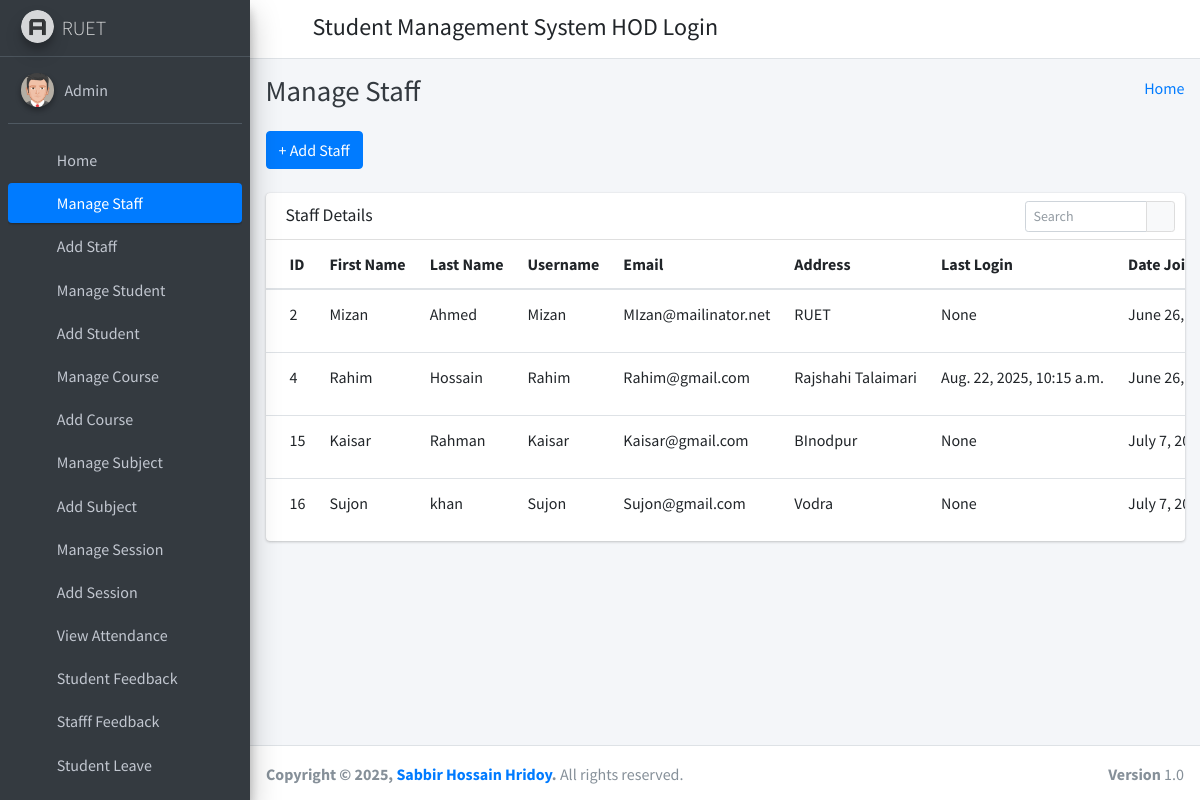
The app's page /manage_staff/ (signed in) with its own data.
### student_management_app/models.py (models this page shows)
class CustomUser(AbstractUser):
    user_type_data = ((1, "HOD"), (2, "Staff"), (3, "Student"))
    user_type = models.CharField(default=1, choices=user_type_data, max_length=10)

class Staffs(models.Model):
    id = models.AutoField(primary_key=True)
    admin = models.OneToOneField(CustomUser, on_delete = models.CASCADE)
    address = models.TextField()
    created_at = models.DateTimeField(auto_now_add=True)
    updated_at = models.DateTimeField(auto_now=True)
    objects = models.Manager()

### student_management_app/HodViews.py (the view)
# urls.py: path('manage_staff/', HodViews.manage_staff, name="manage_staff"),
def manage_staff(request):
    staffs = Staffs.objects.all()
    context = {
        "staffs": staffs
    }
    return render(request, "hod_template/manage_staff_template.html", context)

### student_management_app/LoginCheckMiddleWare.py (called while the page is built, shortened)
    def process_view(self, request, view_func, view_args, view_kwargs):
        modulename = view_func.__module__
        user = request.user
        if user.is_authenticated:
            if user.user_type == "1":
                if modulename == "student_management_app.HodViews":
                    pass
                elif modulename == "student_management_app.views" or modulename == "django.views.static":
                    pass
                else:
                    return redirect("admin_home")
            else:
                return redirect("login")
        else:
            if request.path == reverse("login") or request.path == reverse("doLogin"):
                pass
            else:
                return redirect("login")

### student_management_app/templates/hod_template/manage_staff_template.html (shortened to what this page needs)
{% extends 'hod_template/base_template.html' %}
{% block page_title %}
    Manage Staff
{% endblock page_title %}
{% block main_content %}
{% load static %}
<section class="content">
        <div class="container-fluid">
            <a class="btn btn-primary" href="{% url 'add_staff' %}" role="button">+ Add Staff</a> <br/>&nbsp;
            <div class="row">
                <div class="col-md-12">
                    <div class="card">
                        <div class="card-header">
                            <h3 class="card-title">Staff Details</h3>
                            <div class="card-tools">
                            <div class="input-group input-group-sm" style="width: 150px;">
                                <input type="text" name="table_search" class="form-control float-right" placeholder="Search">
                                <div class="input-group-append">
                                <button type="submit" class="btn btn-default"><i class="fas fa-search"></i></button>
                                </div>
                            </div>
                            </div>
                        </div>
                        <div class="card-body table-responsive p-0">
                            <table class="table table-hover text-nowrap">
                            <thead>
                                <tr>
                                <th>ID</th>
                                <th>First Name</th>
                                <th>Last Name</th>
                                <th>Username</th>
                                <th>Email</th>
                                <th>Address</th>
                                <th>Last Login</th>
                                <th>Date Joined</th>
                                </tr>
                            </thead>
                            <tbody>
                                {% for staff in staffs %}
                                <tr>
                                <td>{{ staff.admin.id }}</td>
                                <td>{{ staff.admin.first_name }}</td>
                                <td>{{ staff.admin.last_name }}</td>
                                <td>{{ staff.admin.username }}</td>
                                <td>{{ staff.admin.email }}</td>
                                <td>{{ staff.address }}</td>
                                <td>{{ staff.admin.last_login }}</td>
                                <td>{{ staff.admin.date_joined }}</td>
                                </tr>
                                {% endfor %}
                            </tbody>
                            </table>
                        </div>
                        </div>
                </div>
            </div>
        </div>
      </section>
  {% endblock main_content %}

### student_management_app/templates/hod_template/base_template.html (shortened to what this page needs)
{% load static %}
<!DOCTYPE html>
<html>
<head>
  <link rel="stylesheet" href="{% static "fontawesome-free/css/all.min.css" %}">
  <link rel="stylesheet" href="https://code.ionicframework.com/ionicons/2.0.1/css/ionicons.min.css">
  <link rel="stylesheet" href="{% static 'tempusdominus-bootstrap-4/css/tempusdominus-bootstrap-4.min.css' %}">
  <link rel="stylesheet" href="{% static "icheck-bootstrap/icheck-bootstrap.min.css" %}">
  <link rel="stylesheet" href="{% static "jqvmap/jqvmap.min.css" %}">
  <link rel="stylesheet" href="{% static 'dist/css/adminlte.min.css'  %}">
  <link rel="stylesheet" href="{% static "overlayScrollbars/css/OverlayScrollbars.min.css" %}">
  <link rel="stylesheet" href="{% static "daterangepicker/daterangepicker.css" %}">
  <link rel="stylesheet" href="{% static "summernote/summernote-bs4.css" %}">
</head>
<body class="hold-transition sidebar-mini layout-fixed">
  <div class="wrapper">
    <nav class="main-header navbar navbar-expand navbar-white navbar-light">
      <ul class="navbar-nav">
        <li class="nav-item">
          <a class="nav-link" data-widget="pushmenu" href="#" role="button"><i class="fas fa-bars"></i></a>
        </li>
      </ul>
      <h4 style="margin-left: 10px; margin-top: 5px;">Student Management System HOD Login</h4>
      <ul class="navbar-nav ml-auto">
      <li class="nav-item dropdown">
        <a class="nav-link" data-toggle="dropdown" href="#" aria-expanded="false">
          <i class="fas fa-cog"></i>
        </a>
      </li>
    </ul>
    </nav>
    {% include 'hod_template/sidebar_template.html' with user=user id=id %}
    <div class="content-wrapper">
      <div class="content-header">
        <div class="container-fluid">
          <div class="row mb-2">
            <div class="col-sm-6">
              <h1 class="m-0 text-dark">
                {% block page_title %}
                {% endblock page_title %}
              </h1>
            </div>
            <div class="col-sm-6">
              <ol class="breadcrumb float-sm-right">
                <li class="breadcrumb-item"><a href="{% url 'admin_home' %}">Home</a></li>
              </ol>
            </div>
          </div>
        </div>
      </div>
      {% block main_content %}
      {% endblock main_content %}
    </div>
    {% include 'hod_template/footer.html' %}
  </div>
</body>
</html>

### student_management_app/templates/hod_template/sidebar_template.html (shortened to what this page needs)
{% load static %}
<aside class="main-sidebar sidebar-dark-primary elevation-4">
      <a href="{% url 'admin_home' %}" class="brand-link">
        <img src="{% static 'dist/img/AdminLTELogo.png' %}" alt="AdminLTE Logo" class="brand-image img-circle elevation-3"
            style="opacity: .8">
        <span class="brand-text font-weight-light"> RUET </span>
      </a>
      <div class="sidebar">
        <div class="user-panel mt-3 pb-3 mb-3 d-flex">
          <div class="image">
            <img src="{% static 'dist/img/user2-160x160.jpg' %}" class="img-circle elevation-2" alt="User Image">
          </div>
          <div class="info">
            <a href="{% url 'admin_profile' %}" class="d-block">{{ user.first_name }} {{ user.last_name }}</a>
          </div>
        </div>
        <nav class="mt-2">
          <ul class="nav nav-pills nav-sidebar flex-column" data-widget="treeview" role="menu" data-accordion="false">
            <li class="nav-item">
              {% url 'admin_home' as admin_home %}
              <a href="{{ admin_home }}" class="nav-link {% if request.path == admin_home %} active {% endif %}">
                <i class="nav-icon fas fa-tachometer-alt"></i>
                <p>
                  Home
                </p>
              </a>
            </li>
            <li class="nav-item">
              {% url 'manage_staff' as manage_staff %}
              {% url 'edit_staff' staff_id=id as edit_staff %}
              <a href="{{ manage_staff }}" class="nav-link {% if request.path == manage_staff %} active {% endif %} {% if request.path == edit_staff %} active {% endif %}">
                <i class="nav-icon fas fa-chalkboard-teacher"></i>
                <p>
                  Manage Staff
                </p>
              </a>
            </li>
            <li class="nav-item">
              {% url 'add_staff' as add_staff %}
              <a href="{{ add_staff }}" class="nav-link {% if request.path == add_staff %} active {% endif %}">
                <i class="nav-icon fas fa-th"></i>
                <p>
                  Add Staff
                </p>
              </a>
            </li>
            <li class="nav-item">
              {% url 'manage_student' as manage_student %}
              {% url 'edit_student' student_id=id as edit_student %}
              <a href="{{ manage_student }}" class="nav-link {% if request.path == manage_student %} active {% endif %} {% if request.path == edit_student %} active {% endif %}">
                <i class="nav-icon fas fa-user-graduate"></i>
                <p>
                  Manage Student
                </p>
              </a>
            </li>
            <li class="nav-item">
              {% url 'add_student' as add_student %}
              <a href="{{ add_student }}" class="nav-link {% if request.path == add_student %} active {% endif %}">
                <i class="nav-icon fas fa-th"></i>
                <p>
                  Add Student
                </p>
              </a>
            </li>
            <li class="nav-item">
              {% url 'manage_course' as manage_course %}
              {% url 'edit_course' course_id=id as edit_course %}
              <a href="{{ manage_course }}" class="nav-link {% if request.path == manage_course %} active {% endif %} {% if request.path == edit_course %} active {% endif %}">
                <i class="nav-icon fas fa-chalkboard"></i>
                <p>
                  Manage Course
                </p>
              </a>
            </li>
            <li class="nav-item">
            {% url 'add_course' as add_course %}
              <a href="{{ add_course }}" class="nav-link {% if request.path == add_course %} active {% endif %}">
                <i class="nav-icon fas fa-th"></i>
                <p>
                  Add Course
                </p>
              </a>
            </li>
            <li class="nav-item">
              {% url 'manage_subject' as manage_subject %}
              {% url 'edit_subject' subject_id=id as edit_subject %}
              <a href="{{ manage_subject }}" class="nav-link {% if request.path == manage_subject %} active {% endif %} {% if request.path == edit_subject %} active {% endif %}">
                <i class="nav-icon fas fa-book"></i>
                <p>
                  Manage Subject
                </p>
              </a>
            </li>
            <li class="nav-item">
              {% url 'add_subject' as add_subject %}
              <a href="{{ add_subject }}" class="nav-link {% if request.path == add_subject %} active {% endif %}">
                <i class="nav-icon fas fa-th"></i>
                <p>
                  Add Subject
                </p>
              </a>
            </li>
            <li class="nav-item">
              {% url 'manage_session' as manage_session %}
              {% url 'edit_session' session_id=id as edit_session %}
              <a href="{{ manage_session }}" class="nav-link {% if request.path == manage_session %} active {% endif %} {% if request.path == edit_session %} active {% endif %}">
                <i class="nav-icon fas fa-graduation-cap"></i>
                <p>
                  Manage Session
                </p>
              </a>
            </li>
            <li class="nav-item">
              {% url 'add_session' as add_session %}
              <a href="{{ add_session }}" class="nav-link {% if request.path == add_session %} active {% endif %}">
                <i class="nav-icon fas fa-th"></i>
                <p>
                  Add Session
                </p>
              </a>
            </li>
            <li class="nav-item">
              {% url 'admin_view_attendance' as admin_view_attendance %}
              <a href="{{ admin_view_attendance }}" class="nav-link {% if request.path == admin_view_attendance %} active {% endif %}">
                <i class="nav-icon fas fa-calendar-alt"></i>
                <p>
                  View Attendance
                </p>
              </a>
            </li>
            <li class="nav-item">
              {% url 'student_feedback_message' as student_feedback_message %}
              <a href="{{ student_feedback_message }}" class="nav-link {% if request.path == student_feedback_message %} active {% endif %}">
                <i class="nav-icon fas fa-th"></i>
                <p>
                  Student Feedback
                </p>
              </a>
            </li>
            <li class="nav-item">
              {% url 'staff_feedback_message' as staff_feedback_message %}
              <a href="{{ staff_feedback_message }}" class="nav-link {% if request.path == staff_feedback_message %} active {% endif %}">
                <i class="nav-icon fas fa-th"></i>
                <p>
                  Stafff Feedback
                </p>
              </a>
            </li>
            <li class="nav-item">
              {% url 'student_leave_view' as student_leave_view %}
              <a href="{{ student_leave_view }}" class="nav-link {% if request.path == student_leave_view %} active {% endif %}">
                <i class="nav-icon fas fa-th"></i>
                <p>
                  Student Leave
                </p>
              </a>
            </li>
            <li class="nav-item">
              {% url 'staff_leave_view' as staff_leave_view %}
              <a href="{{ staff_leave_view }}" class="nav-link {% if request.path == staff_leave_view %} active {% endif %}">
                <p>
                </p>
              </a>
            </li>
          </ul>
        </nav>
      </div>
    </aside>

### student_management_app/templates/hod_template/footer.html
<footer class="main-footer">
      <strong>Copyright &copy; {% now "Y" %}, <a href="https://www.linkedin.com/in/sabbir-hossain-hridoy/">Sabbir Hossain Hridoy</a>.</strong>
      All rights reserved.
      <div class="float-right d-none d-sm-inline-block">
        <b>Version</b> 1.0
      </div>
    </footer>

### records on screen
CustomUser: first_name "Admin"
Staffs: admin.id "2", admin.first_name "Mizan", admin.last_name "Ahmed", admin.username "Mizan", admin.email "MIzan@mailinator.net", address "RUET", admin.last_login "None", admin.date_joined "June 26,…"
Staffs: admin.id "4", admin.first_name "Rahim", admin.last_name "Hossain", admin.username "Rahim", admin.email "Rahim@gmail.com", address "Rajshahi Talaimari", admin.last_login "Aug. 22, 2025, 10:15 a.m.", admin.date_joined "June 26,…"
Staffs: admin.id "15", admin.first_name "Kaisar", admin.last_name "Rahman", admin.username "Kaisar", admin.email "Kaisar@gmail.com", address "BInodpur", admin.last_login "None", admin.date_joined "July 7,…"
Staffs: admin.id "16", admin.first_name "Sujon", admin.last_name "khan", admin.username "Sujon", admin.email "Sujon@gmail.com", address "Vodra", admin.last_login "None", admin.date_joined "July 7,…"
